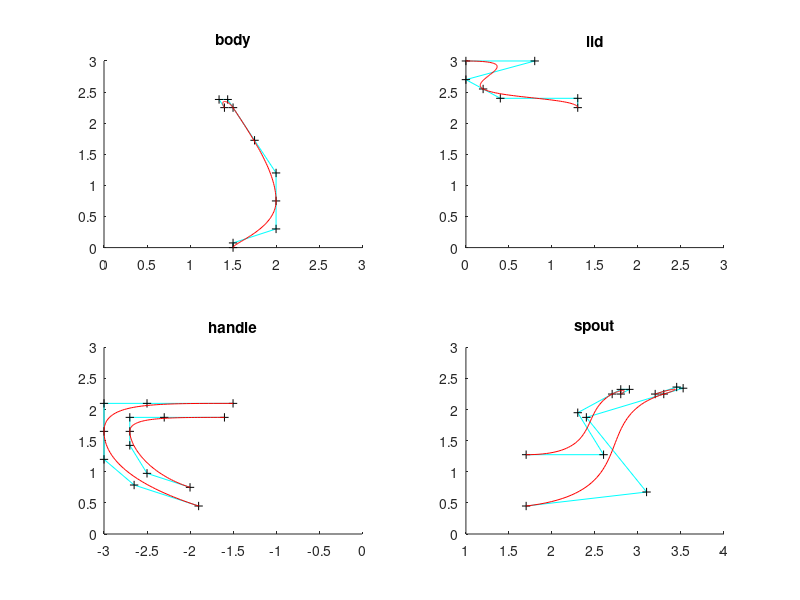
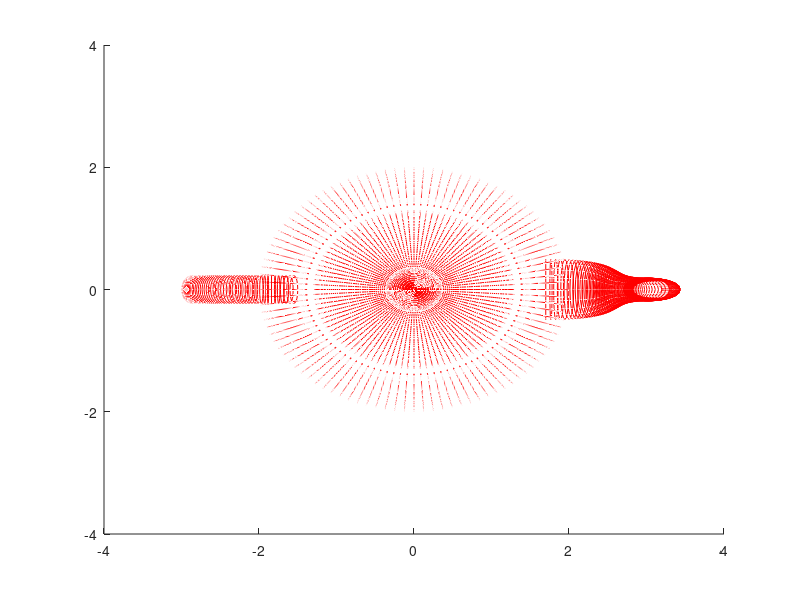

Reproduce these figures in MATLAB, in order.
close all;
clear all;

div1 = 0.02;
div2 = 0.1;
div3 = 2*pi/100;

load controlPoint;
t = (0:div1:1)';
A = [t.^3 t.^2 t ones(length(t), 1)];
B = [-1 3 -3 1;
    3 -6 3 0;
    -3 3 0 0;
    1 0 0 0];

%% body
p_body = [A * B * cp_body(1:4,:);
    A * B * cp_body(4:7,:);
    A * B * cp_body(7:10,:)];
figure(1);
subplot(2,2,1);
title('body');
hold on;
plot(cp_body(:,1), cp_body(:,2),'c');
plot(cp_body(:,1), cp_body(:,2), 'k+');
plot(p_body(:,1), p_body(:,2),'r');
axis([0 3 0 3]);

%% lid
p_lid = [A * B * cp_lid(1:4,:);
    A * B * cp_lid(4:7,:)];
figure(1);
subplot(2,2,2);
title('lid');
hold on;
plot(cp_lid(:,1), cp_lid(:,2),'c');
plot(cp_lid(:,1), cp_lid(:,2), 'k+');
plot(p_lid(:,1), p_lid(:,2),'r');
axis([0 3 0 3]);

%% handle
p_handle1 = [A * B * cp_handle(1:4,:);
    A * B * cp_handle(4:7,:)];
p_handle2 = [A * B * cp_handle(8:11,:);
    A * B * cp_handle(11:14,:)];
figure(1);
subplot(2,2,3);
title('handle');
hold on;
plot(cp_handle(1:7,1), cp_handle(1:7,2),'c');
plot(cp_handle(8:14,1), cp_handle(8:14,2),'c');
plot(cp_handle(:,1), cp_handle(:,2), 'k+');
plot(p_handle1(:,1), p_handle1(:,2),'r');
plot(p_handle2(:,1), p_handle2(:,2),'r');
axis([-3 0 0 3]);

% 3D
cl_handle1 = [p_handle1 zeros(length(p_handle1), 1)];
cl_handle2 = [p_handle1 0.3 * ones(length(p_handle1), 1)];
cl_handle3 = [p_handle2 0.3 * ones(length(p_handle2), 1)];
cl_handle4 = [p_handle2 zeros(length(p_handle2), 1)];

t = (0:div2:1)';
A = [t.^3 t.^2 t ones(length(t), 1)];
clp_handle = zeros(length(t),3, 2 * length(cl_handle1));
for i = 1:length(cl_handle1)
    clp_handle(:,:,i) = A * B * [cl_handle1(i,:);
        cl_handle2(i,:);
        cl_handle3(i,:);
        cl_handle4(i,:)];
    clp_handle(:,:,i + length(cl_handle1)) = [clp_handle(:,1:2,i) ...
        -clp_handle(:,3,i)];
end
clp_handle = permute(clp_handle, [1,3,2]);

%% spout
t = (0:div1:1)';
A = [t.^3 t.^2 t ones(length(t), 1)];
p_spout1 = [A * B * cp_spout(1:4,:);
    A * B * cp_spout(4:7,:)];
p_spout2 = [A * B * cp_spout(8:11,:);
    A * B * cp_spout(11:14,:)];
figure(1);
subplot(2,2,4);
title('spout');
hold on;
plot(cp_spout(1:7,1), cp_spout(1:7,2),'c');
plot(cp_spout(8:14,1), cp_spout(8:14,2),'c');
plot(cp_spout(:,1), cp_spout(:,2), 'k+');
plot(p_spout1(:,1), p_spout1(:,2),'r');
plot(p_spout2(:,1), p_spout2(:,2),'r');
axis([1 4 0 3]);

% 3D 
cl_spout1 = [p_spout1(:,1:2) zeros(length(p_spout1), 1)];
cl_spout2 = p_spout1;
cl_spout3 = p_spout2;
cl_spout4 = [p_spout2(:,1:2) zeros(length(p_spout2), 1)];

t = (0:div2:1)';
A = [t.^3 t.^2 t ones(length(t), 1)];
clp_spout = zeros(length(t),3, 2 * length(cl_spout1));
for i = 1:length(cl_spout1)
    clp_spout(:,:,i) = A * B * [cl_spout1(i,:);
        cl_spout2(i,:);
        cl_spout3(i,:);
        cl_spout4(i,:)];
    clp_spout(:,:,i + length(cl_spout1)) = [clp_spout(:,1:2,i) ...
        -clp_spout(:,3,i)];
end
clp_spout = permute(clp_spout, [1,3,2]);

%% Total axis x z y

figure(2);
hold on;
axis([-4 4 -4 4 -1 4]);

cl_body = [p_body zeros(length(p_body),1)];
for i = 0:div3:2*pi
    clr_body = cl_body * [cos(i) 0 sin(i);
        0 1 0;
        -sin(i) 0 cos(i)];
    plot3(clr_body(:,1),clr_body(:,3),clr_body(:,2),'r');
end

cl_lid = [p_lid zeros(length(p_lid),1)];
for i = 0:div3:2*pi
    clr_lid = cl_lid * [cos(i) 0 sin(i);
        0 1 0;
        -sin(i) 0 cos(i)];
    plot3(clr_lid(:,1),clr_lid(:,3),clr_lid(:,2),'r');
end


% plot3(cl_handle1(:,1), cl_handle1(:,2), cl_handle1(:,3));
% plot3(cl_handle2(:,1), cl_handle2(:,2), cl_handle2(:,3));
% plot3(cl_handle3(:,1), cl_handle3(:,2), cl_handle3(:,3));
% plot3(cl_handle4(:,1), cl_handle4(:,2), cl_handle4(:,3));
plot3(clp_handle(:,:,1),clp_handle(:,:,3),clp_handle(:,:,2),'r');

% plot3(cl_spout1(:,1), cl_spout1(:,2), cl_spout1(:,3));
% plot3(cl_spout2(:,1), cl_spout2(:,2), cl_spout2(:,3));
% plot3(cl_spout3(:,1), cl_spout3(:,2), cl_spout3(:,3));
% plot3(cl_spout4(:,1), cl_spout4(:,2), cl_spout4(:,3));
plot3(clp_spout(:,:,1),clp_spout(:,:,3),clp_spout(:,:,2),'r');
